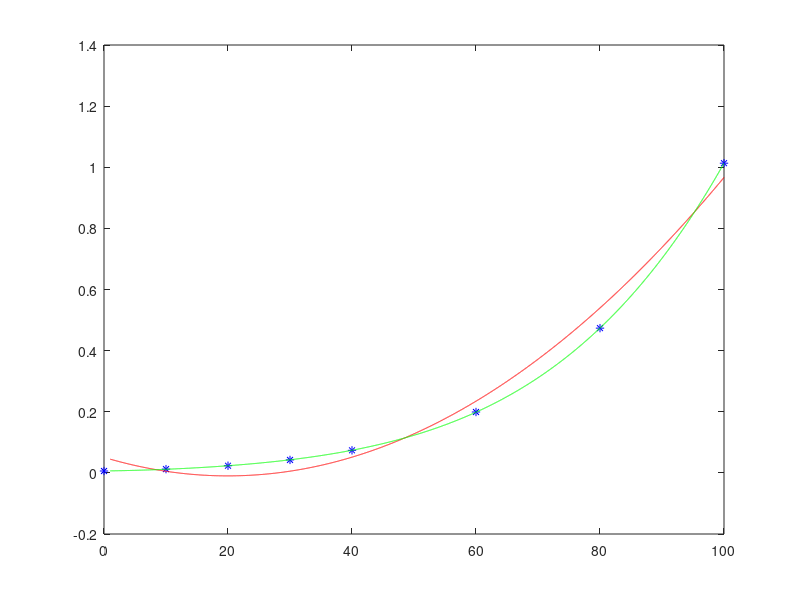

The MATLAB source for this figure:
x = [0, 10, 20, 30, 40, 60, 80, 100];
f = [0.0061, 0.0123, 0.0234, 0.0424, 0.0738, 0.1992, 0.4736, 1.0133];

% Return the coefficients of a polynomial - degree: 2
p1 = polyfit(x, f, 2);

% Return the coefficients of a polynomial - degree: 4
p2 = polyfit(x, f, 4);

% Find the value for T = 45
v1 = polyval(p1, 45)
v2 = polyval(p2, 45)

% Approximation errors
TrueValue = 0.095848;
printf("Approximation error for degree 2 %f\n", abs(TrueValue - v1));
printf("Approximation errpr for degree 4 %f\n", abs(TrueValue - v2));

% Plot the interpolation points, 
% the least squares approximants,
% the interpolation polynomial
plot(x, f, 'b*');
hold on;
xp = 1:0.01:100;
plot(xp, polyval(p1, xp), 'Color', 'r');
plot(xp, polyval(p2, xp), 'Color', 'g');